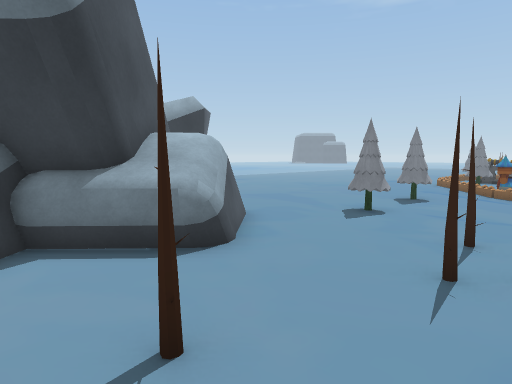
[1] (above)

18 first-person views from a walk through a scene from a Unity 3-D project. The camera is 1.5 m above the floor, tilts 6° down and sees 75° across. The floor is counted in squares, 1 m on a side. Each view is taken from the middle of a square. On the plan, view 1 faces up. The plan holds only what a view shows up to about 15 squares ahead; the rest is blank. The place goes on beyond the plan. Some animated figures are not drawn. Some surface patterns are stand-ins.

[2]
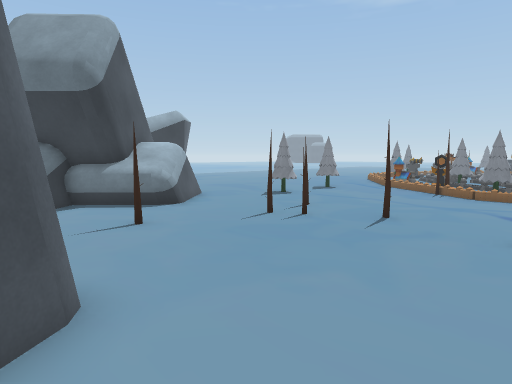

[3]
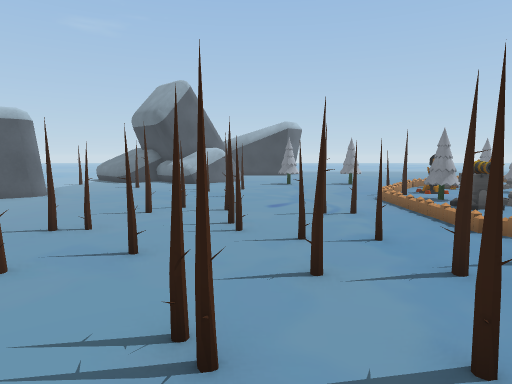

[4]
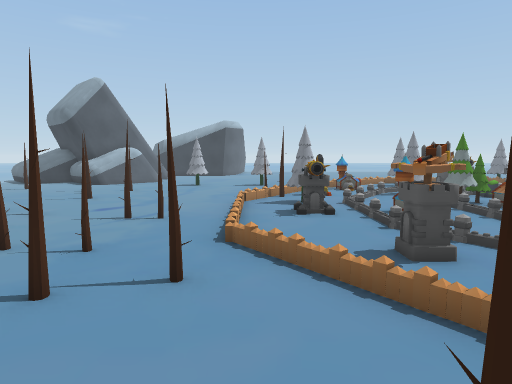

[5]
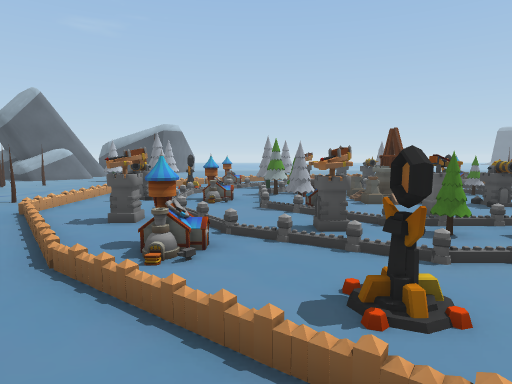

[6]
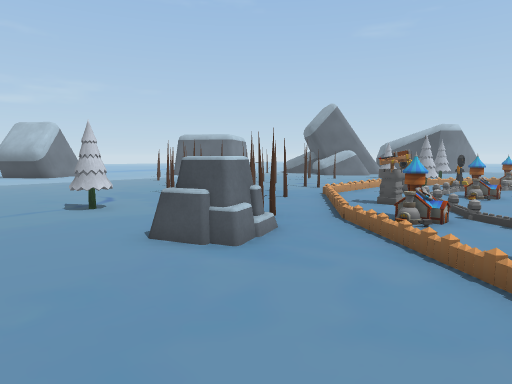

[7]
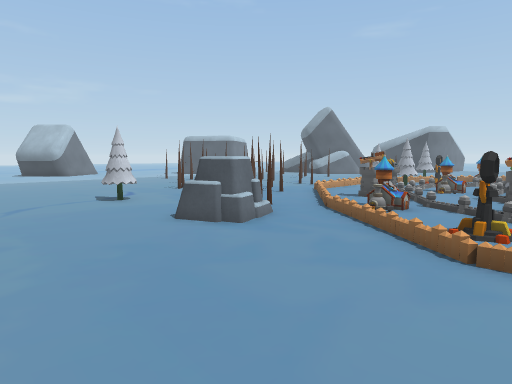

[8]
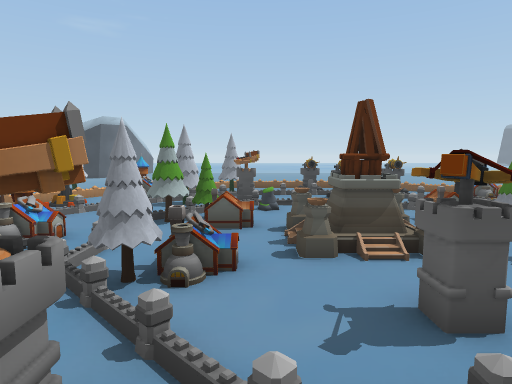

[9]
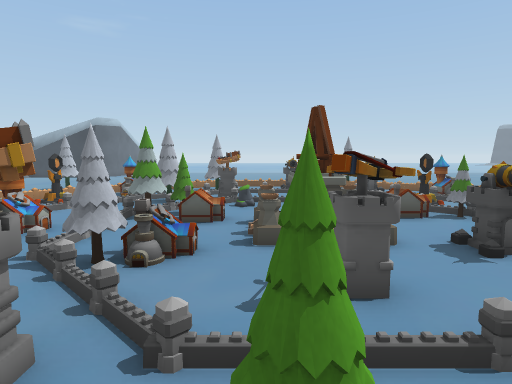

[10]
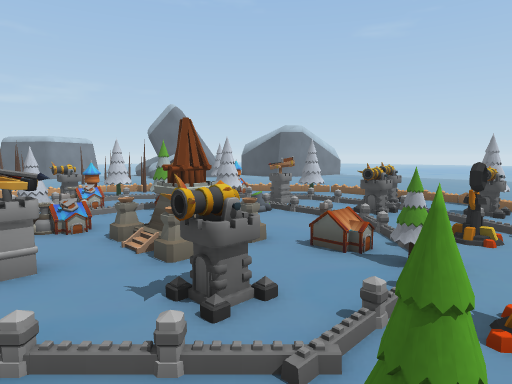

[11]
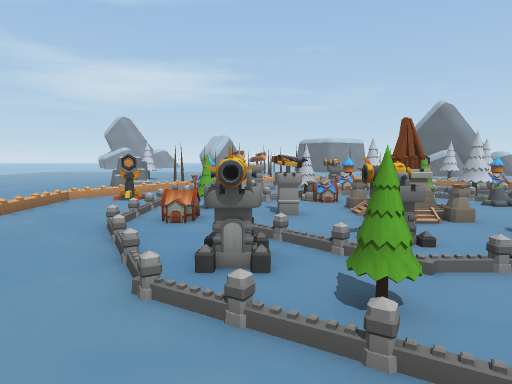

[12]
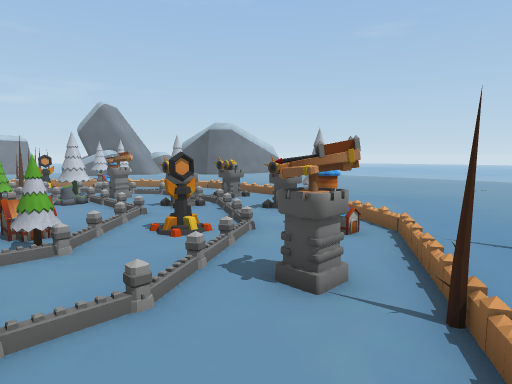

[13]
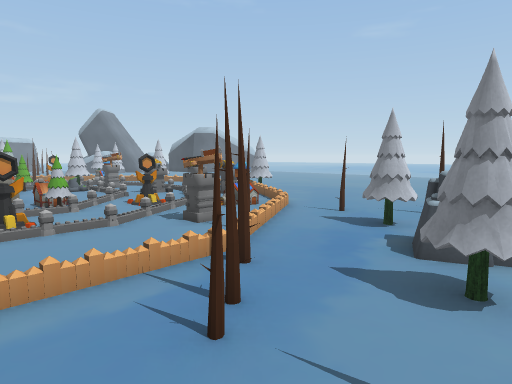

[14]
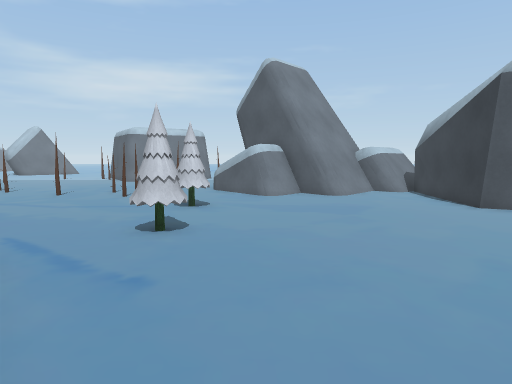

[15]
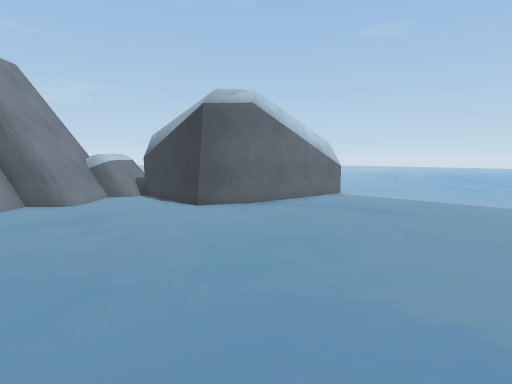

[16]
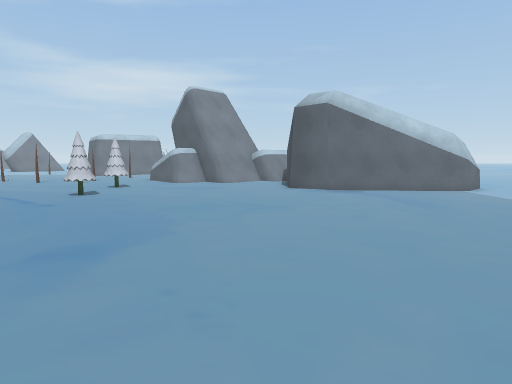

[17]
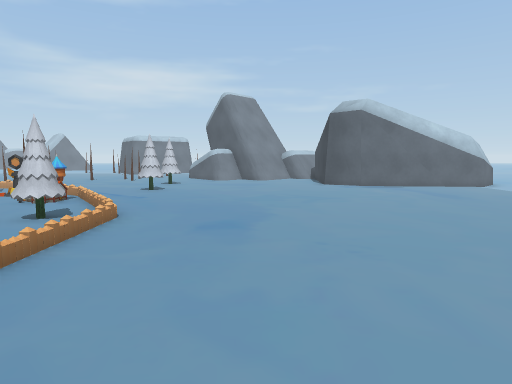

[18]
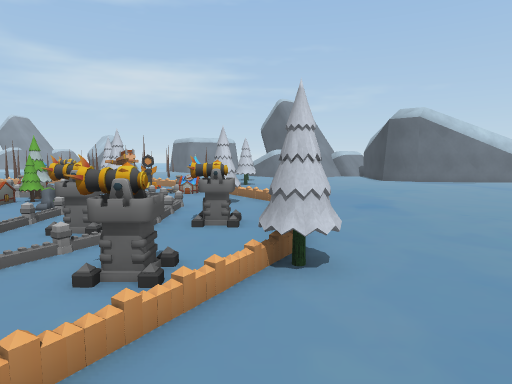

### Floor plan
Key: @ floor where view 1 was taken; # wall or solid block; x gap in a wall; . main floor; : floor 0.25 m higher than the main floor; / step, stairs or slope; = window, fence, low wall or low ledge; ^ raised ledge; S sword; T tree; R rock; O other object.
Columns run from 6 left of view 1 to 30 right of it. Each row starts with its distance up from view 1.
 27  .....           ....... ..#
 26  ......     .................  R
 25  ...........................TTRRTT
 24 ...........................#....TT.
 23 ....................T..............
 22 #...................TT...S...#.#.#. .
 21 #..................O..OO.S/.#......
 20 ##................O...O../../......
 19  ##..............O.OO////O.///...
 18   ##............/.../OO..O...//.
 17    #.............T./..O////T.O
 16    #.............T..../../OT:../  .
 15   ##..............//#/..../..:.T/.
 14 ###............O..   R...O..O..T/..
 13 #...............S/TT ...OOOOO..O/..
 12 #=.........TT...../T TT..OO....O/..
 11 ##===.......T..O../..TT..O.##.../.
 10  ####....T...../OO/.....S..^#.....
  9     ##...TT....//.......T....OO...
  8     ##........./xTT.SS..T...T./...
  7     ##........../.OO......##.//...
  6   ##^^........../.OO.......//.....
  5   ##==.........../...............
  4   ^.............../...#..S...O..
  3    ........#....#..///........O..
  2     .#............................
  1     ..........#...#..#............
  0      .@......#.#.#..#...# RR...... .
 -1      .................. .  R......
 -2       #..............#   ..R......
 -3       #......#...................
 -4           .........#...T.......
 -5         .        ......TT.....

Where each view was taken, in squares from view 1:
view 1: 0 up, 0 right, facing up
view 2: 5 down, 2 right, facing up
view 3: 5 down, 15 right, facing up-left
view 4: 1 down, 18 right, facing up-left
view 5: 1 up, 24 right, facing up-left
view 6: 0 up, 27 right, facing left
view 7: 0 up, 29 right, facing left
view 8: 7 up, 22 right, facing up-left
view 9: 7 up, 23 right, facing up-left
view 10: 14 up, 26 right, facing left
view 11: 16 up, 28 right, facing down-left
view 12: 20 up, 26 right, facing left
view 13: 22 up, 30 right, facing left
view 14: 18 up, 9 right, facing down-left
view 15: 18 up, 10 right, facing left
view 16: 26 up, 10 right, facing down-left
view 17: 26 up, 13 right, facing down-left
view 18: 25 up, 18 right, facing down-left
